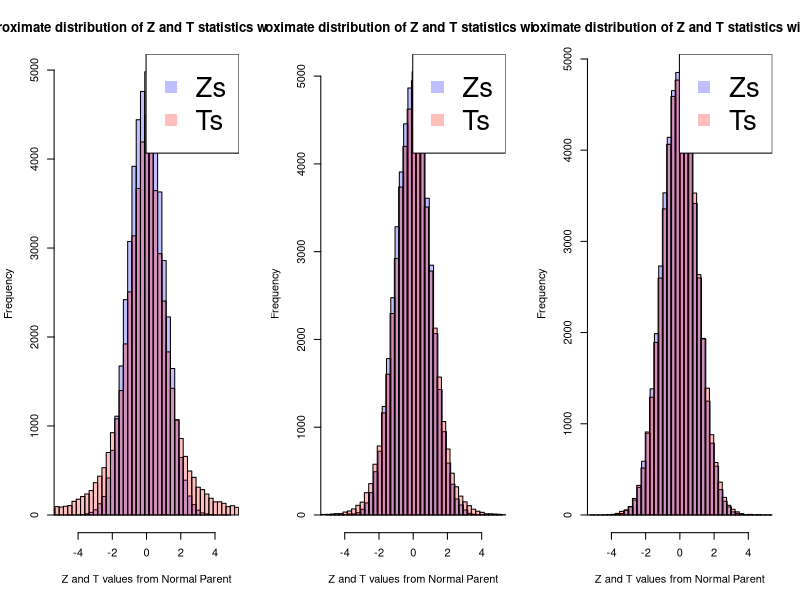
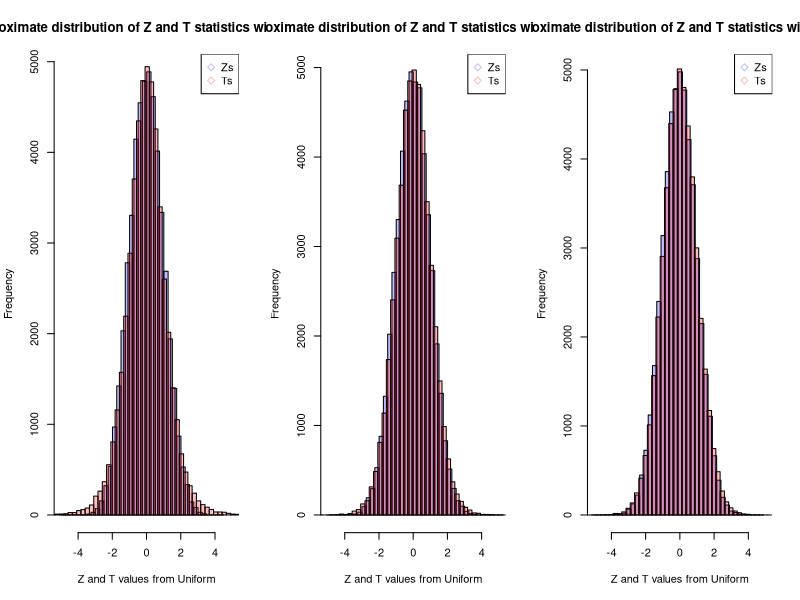
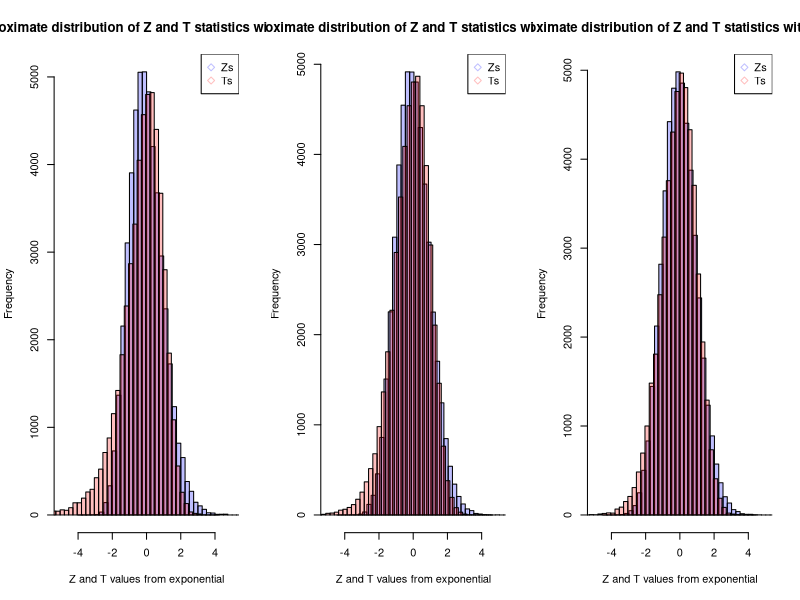

The R script that drew these images, in order:
#R sim to compare using sigma vs s in the standardized statistic


par(ask=TRUE)
par(mfrow=c(1,3))

#Simulate 10000 samples of size 10 from N(mu,sigma) distribution
n<-3
N<-50000
mu<-10
sigma<-3

data<-matrix(0,nrow=N,ncol=n)

#Create the data
for (i in 1:N){
data[i,]<-rnorm(n=n,mean=mu,sd=sigma)
}

#calculate the means for each sample
means<-apply(X=data,FUN=mean,MARGIN=1)

#calculate the sd for each sample
sds<-apply(X=data,FUN=sd,MARGIN=1)

#Calculate the N values of z=(y-bar-mu)/(sigma/sqrt(n))
Zs<-(means-mu)/(sigma/sqrt(n))
#Calculate the N values of t=(y-bar-mu)/(s/sqrt(n))
Ts<-(means-mu)/(sds/sqrt(n))

z1<-hist(Zs,plot=FALSE,breaks=seq(from=min(Zs)-1,to=max(Zs)+1,by=0.25))
t1<-hist(Ts,plot=FALSE,breaks=seq(from=min(Ts)-1,to=max(Ts)+1,by=0.25))

plot( z1, col=rgb(0,0,1,1/4),main=paste("Approximate distribution of Z and T statistics with n = ",n),xlab="Z and T values from Normal Parent",xlim=c(-5,5))  
plot( t1, col=rgb(1,0,0,1/4), add=T) 
legend(x="topright",col=c(rgb(0,0,1,1/4),rgb(1,0,0,1/4)),legend=expression("Zs","Ts"),pch=15,cex=2.5)



#Simulate 50000 samples of size 10 from N(mu,sigma) distribution
n<-10
N<-50000
mu<-10
sigma<-3

data<-matrix(0,nrow=N,ncol=n)

#Create the data
for (i in 1:N){
data[i,]<-rnorm(n=n,mean=mu,sd=sigma)
}

#calculate the means for each sample
means<-apply(X=data,FUN=mean,MARGIN=1)

#calculate the sd for each sample
sds<-apply(X=data,FUN=sd,MARGIN=1)

#Calculate the N values of z=(y-bar-mu)/(sigma/sqrt(n))
Zs<-(means-mu)/(sigma/sqrt(n))
#Calculate the N values of t=(y-bar-mu)/(s/sqrt(n))
Ts<-(means-mu)/(sds/sqrt(n))

z1<-hist(Zs,plot=FALSE,breaks=seq(from=min(Zs)-1,to=max(Zs)+1,by=0.25))
t1<-hist(Ts,plot=FALSE,breaks=seq(from=min(Ts)-1,to=max(Ts)+1,by=0.25))

plot( z1, col=rgb(0,0,1,1/4),main=paste("Approximate distribution of Z and T statistics with n = ",n),xlab="Z and T values from Normal Parent",xlim=c(-5,5))  
plot( t1, col=rgb(1,0,0,1/4), add=T) 
legend(x="topright",col=c(rgb(0,0,1,1/4),rgb(1,0,0,1/4)),legend=expression("Zs","Ts"),pch=15,cex=2.5)






#Simulate 50000 samples of size 10 from N(mu,sigma) distribution
n<-40
N<-50000
mu<-10
sigma<-3

data<-matrix(0,nrow=N,ncol=n)

#Create the data
for (i in 1:N){
data[i,]<-rnorm(n=n,mean=mu,sd=sigma)
}

#calculate the means for each sample
means<-apply(X=data,FUN=mean,MARGIN=1)

#calculate the sd for each sample
sds<-apply(X=data,FUN=sd,MARGIN=1)

#Calculate the N values of z=(y-bar-mu)/(sigma/sqrt(n))
Zs<-(means-mu)/(sigma/sqrt(n))
#Calculate the N values of t=(y-bar-mu)/(s/sqrt(n))
Ts<-(means-mu)/(sds/sqrt(n))


z1<-hist(Zs,plot=FALSE,breaks=seq(from=min(Zs)-1,to=max(Zs)+1,by=0.25))
t1<-hist(Ts,plot=FALSE,breaks=seq(from=min(Ts)-1,to=max(Ts)+1,by=0.25))

plot( z1, col=rgb(0,0,1,1/4),main=paste("Approximate distribution of Z and T statistics with n = ",n),xlab="Z and T values from Normal Parent",xlim=c(-5,5))  
plot( t1, col=rgb(1,0,0,1/4), add=T) 
legend(x="topright",col=c(rgb(0,0,1,1/4),rgb(1,0,0,1/4)),legend=expression("Zs","Ts"),pch=15,cex=2.5)











#R sim to compare using sigma vs s in the standardized statistic

#Simulate 50000 samples of size 10 from uniform 0,10 distribution
n<-10
N<-50000
min<-0
max<-10

data<-matrix(0,nrow=N,ncol=n)

#Create the data
for (i in 1:N){
data[i,]<-runif(n=n,min,max)
}

#calculate the means for each sample
means<-apply(X=data,FUN=mean,MARGIN=1)

#calculate the sd for each sample
sds<-apply(X=data,FUN=sd,MARGIN=1)

#Calculate the N values of z=(y-bar-mu)/(sigma/sqrt(n))
Zs<-(means-(min+max)/2)/sqrt(((max-min)^2/12)/(n))
#Calculate the N values of t=(y-bar-mu)/(s/sqrt(n))
Ts<-(means-(min+max)/2)/(sds/sqrt(n))

z1<-hist(Zs,plot=FALSE,breaks=seq(from=min(Zs)-1,to=max(Zs)+1,by=0.25))
t1<-hist(Ts,plot=FALSE,breaks=seq(from=min(Ts)-1,to=max(Ts)+1,by=0.25))

plot( z1, col=rgb(0,0,1,1/4),main=paste("Approximate distribution of Z and T statistics with n = ",n),xlab="Z and T values from Uniform",xlim=c(-5,5))  
plot( t1, col=rgb(1,0,0,1/4), add=T) 
legend(x="topright",col=c(rgb(0,0,1,1/4),rgb(1,0,0,1/4)),legend=expression("Zs","Ts"),pch=5)



#R sim to compare using sigma vs s in the standardized statistic

#Simulate 50000 samples of size 10 from uniform 0,10 distribution
n<-30
N<-50000
min<-0
max<-10

data<-matrix(0,nrow=N,ncol=n)

#Create the data
for (i in 1:N){
data[i,]<-runif(n=n,min,max)
}

#calculate the means for each sample
means<-apply(X=data,FUN=mean,MARGIN=1)

#calculate the sd for each sample
sds<-apply(X=data,FUN=sd,MARGIN=1)

#Calculate the N values of z=(y-bar-mu)/(sigma/sqrt(n))
Zs<-(means-(min+max)/2)/sqrt(((max-min)^2/12)/(n))
#Calculate the N values of t=(y-bar-mu)/(s/sqrt(n))
Ts<-(means-(min+max)/2)/(sds/sqrt(n))


z1<-hist(Zs,plot=FALSE,breaks=seq(from=min(Zs)-1,to=max(Zs)+1,by=0.25))
t1<-hist(Ts,plot=FALSE,breaks=seq(from=min(Ts)-1,to=max(Ts)+1,by=0.25))

plot( z1, col=rgb(0,0,1,1/4),main=paste("Approximate distribution of Z and T statistics with n = ",n),xlab="Z and T values from Uniform",xlim=c(-5,5))  
plot( t1, col=rgb(1,0,0,1/4), add=T) 
legend(x="topright",col=c(rgb(0,0,1,1/4),rgb(1,0,0,1/4)),legend=expression("Zs","Ts"),pch=5)


#R sim to compare using sigma vs s in the standardized statistic

#Simulate 50000 samples of size 10 from uniform 0,10 distribution
n<-50
N<-50000
min<-0
max<-10

data<-matrix(0,nrow=N,ncol=n)

#Create the data
for (i in 1:N){
data[i,]<-runif(n=n,min,max)
}
#calculate the means for each sample
means<-apply(X=data,FUN=mean,MARGIN=1)

#calculate the sd for each sample
sds<-apply(X=data,FUN=sd,MARGIN=1)

#Calculate the N values of z=(y-bar-mu)/(sigma/sqrt(n))
Zs<-(means-(min+max)/2)/sqrt(((max-min)^2/12)/(n))
#Calculate the N values of t=(y-bar-mu)/(s/sqrt(n))
Ts<-(means-(min+max)/2)/(sds/sqrt(n))



z1<-hist(Zs,plot=FALSE,breaks=seq(from=min(Zs)-1,to=max(Zs)+1,by=0.25))
t1<-hist(Ts,plot=FALSE,breaks=seq(from=min(Ts)-1,to=max(Ts)+1,by=0.25))

plot( z1, col=rgb(0,0,1,1/4),main=paste("Approximate distribution of Z and T statistics with n = ",n),xlab="Z and T values from Uniform",xlim=c(-5,5))  
plot( t1, col=rgb(1,0,0,1/4), add=T) 
legend(x="topright",col=c(rgb(0,0,1,1/4),rgb(1,0,0,1/4)),legend=expression("Zs","Ts"),pch=5)

























#R sim to compare using sigma vs s in the standardized statistic

#Simulate 50000 samples of size 10 from exp(lambda) distribution
n<-20
N<-50000
rate<-0.5

data<-matrix(0,nrow=N,ncol=n)

#Create the data
for (i in 1:N){
data[i,]<-rexp(n=n,rate=rate)
}

#calculate the means for each sample
means<-apply(X=data,FUN=mean,MARGIN=1)

#calculate the sd for each sample
sds<-apply(X=data,FUN=sd,MARGIN=1)

#Calculate the N values of z=(y-bar-mu)/(sigma/sqrt(n))
Zs<-(means-(1/rate))/sqrt((1/rate^2)/(n))
#Calculate the N values of t=(y-bar-mu)/(s/sqrt(n))
Ts<-(means-(1/rate))/(sds/sqrt(n))

z1<-hist(Zs,plot=FALSE,breaks=seq(from=min(Zs)-1,to=max(Zs)+1,by=0.25))
t1<-hist(Ts,plot=FALSE,breaks=seq(from=min(Ts)-1,to=max(Ts)+1,by=0.25))

plot( z1, col=rgb(0,0,1,1/4),main=paste("Approximate distribution of Z and T statistics with n = ",n),xlab="Z and T values from exponential",xlim=c(-5,5))  
plot( t1, col=rgb(1,0,0,1/4), add=T) 
legend(x="topright",col=c(rgb(0,0,1,1/4),rgb(1,0,0,1/4)),legend=expression("Zs","Ts"),pch=5)



#R sim to compare using sigma vs s in the standardized statistic

#Simulate 50000 samples of size 10 from exp(lambda) distribution
n<-50
N<-50000
rate<-0.5

data<-matrix(0,nrow=N,ncol=n)

#Create the data
for (i in 1:N){
data[i,]<-rexp(n=n,rate=rate)
}

#calculate the means for each sample
means<-apply(X=data,FUN=mean,MARGIN=1)

#calculate the sd for each sample
sds<-apply(X=data,FUN=sd,MARGIN=1)

#Calculate the N values of z=(y-bar-mu)/(sigma/sqrt(n))
Zs<-(means-(1/rate))/sqrt((1/rate^2)/(n))
#Calculate the N values of t=(y-bar-mu)/(s/sqrt(n))
Ts<-(means-(1/rate))/(sds/sqrt(n))


z1<-hist(Zs,plot=FALSE,breaks=seq(from=min(Zs)-1,to=max(Zs)+1,by=0.25))
t1<-hist(Ts,plot=FALSE,breaks=seq(from=min(Ts)-1,to=max(Ts)+1,by=0.25))

plot( z1, col=rgb(0,0,1,1/4),main=paste("Approximate distribution of Z and T statistics with n = ",n),xlab="Z and T values from exponential",xlim=c(-5,5))  
plot( t1, col=rgb(1,0,0,1/4), add=T) 
legend(x="topright",col=c(rgb(0,0,1,1/4),rgb(1,0,0,1/4)),legend=expression("Zs","Ts"),pch=5)








#R sim to compare using sigma vs s in the standardized statistic

#Simulate 50000 samples of size 10 from exp(lambda) distribution
n<-100
N<-50000
rate<-0.5

data<-matrix(0,nrow=N,ncol=n)

#Create the data
for (i in 1:N){
data[i,]<-rexp(n=n,rate=rate)
}

#calculate the means for each sample
means<-apply(X=data,FUN=mean,MARGIN=1)

#calculate the sd for each sample
sds<-apply(X=data,FUN=sd,MARGIN=1)

#Calculate the N values of z=(y-bar-mu)/(sigma/sqrt(n))
Zs<-(means-(1/rate))/sqrt((1/rate^2)/(n))
#Calculate the N values of t=(y-bar-mu)/(s/sqrt(n))
Ts<-(means-(1/rate))/(sds/sqrt(n))



z1<-hist(Zs,plot=FALSE,breaks=seq(from=min(Zs)-1,to=max(Zs)+1,by=0.25))
t1<-hist(Ts,plot=FALSE,breaks=seq(from=min(Ts)-1,to=max(Ts)+1,by=0.25))

plot( z1, col=rgb(0,0,1,1/4),main=paste("Approximate distribution of Z and T statistics with n = ",n),xlab="Z and T values from exponential",xlim=c(-5,5))  
plot( t1, col=rgb(1,0,0,1/4), add=T) 
legend(x="topright",col=c(rgb(0,0,1,1/4),rgb(1,0,0,1/4)),legend=expression("Zs","Ts"),pch=5)






